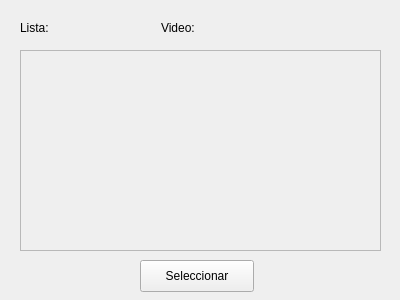
<?xml version="1.0" encoding="UTF-8"?>
<ui version="4.0">
 <class>Form</class>
 <widget class="QWidget" name="Form">
  <property name="geometry">
   <rect>
    <x>0</x>
    <y>0</y>
    <width>400</width>
    <height>300</height>
   </rect>
  </property>
  <property name="windowTitle">
   <string>Form</string>
  </property>
  <widget class="QLabel" name="label">
   <property name="geometry">
    <rect>
     <x>20</x>
     <y>20</y>
     <width>121</width>
     <height>16</height>
    </rect>
   </property>
   <property name="text">
    <string>Lista:</string>
   </property>
  </widget>
  <widget class="QLabel" name="label_2">
   <property name="geometry">
    <rect>
     <x>161</x>
     <y>20</y>
     <width>161</width>
     <height>16</height>
    </rect>
   </property>
   <property name="text">
    <string>Video:</string>
   </property>
  </widget>
  <widget class="QScrollArea" name="scrollArea">
   <property name="geometry">
    <rect>
     <x>20</x>
     <y>50</y>
     <width>361</width>
     <height>201</height>
    </rect>
   </property>
   <property name="widgetResizable">
    <bool>true</bool>
   </property>
   <widget class="QWidget" name="scrollAreaWidgetContents">
    <property name="geometry">
     <rect>
      <x>0</x>
      <y>0</y>
      <width>359</width>
      <height>199</height>
     </rect>
    </property>
   </widget>
  </widget>
  <widget class="QPushButton" name="pushButton">
   <property name="geometry">
    <rect>
     <x>140</x>
     <y>260</y>
     <width>114</width>
     <height>32</height>
    </rect>
   </property>
   <property name="text">
    <string>Seleccionar</string>
   </property>
  </widget>
 </widget>
 <resources/>
 <connections/>
</ui>
